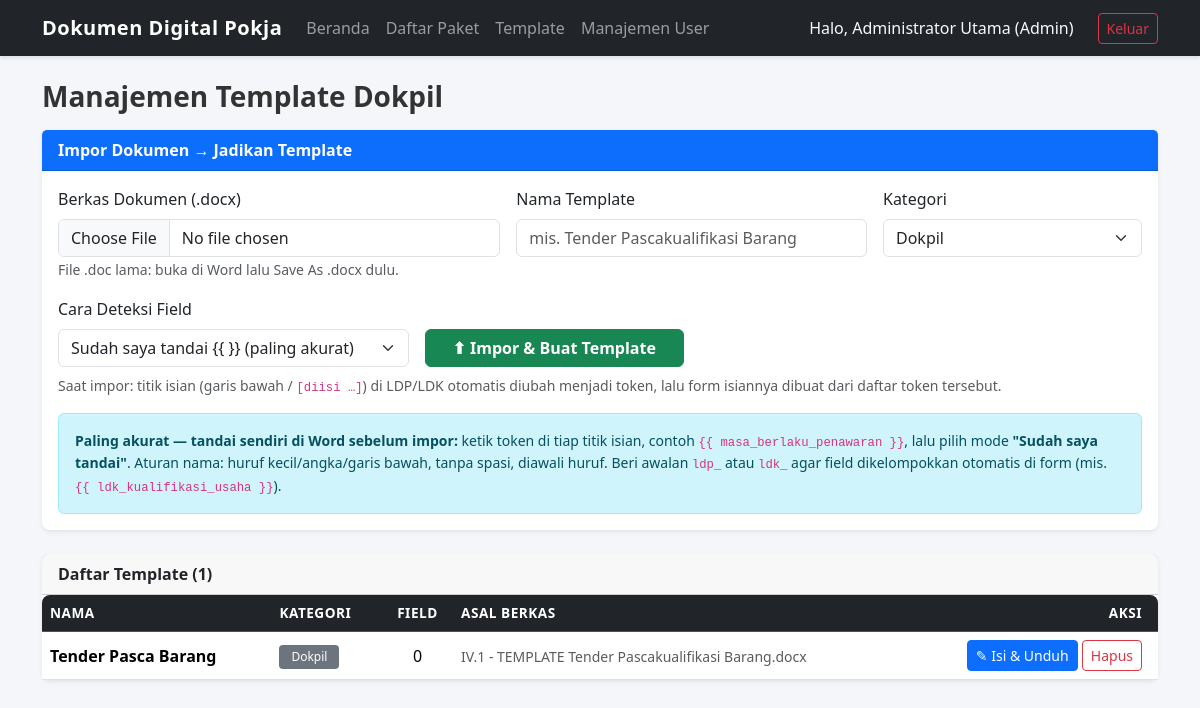
/template/ (signed in), run on the app's committed database.
### core/models.py (models this page shows)
class User(db.Model, UserMixin):
    __tablename__ = 'users'
    id = db.Column(db.Integer, primary_key=True)
    username = db.Column(db.String(50), unique=True, nullable=False)
    password_hash = db.Column(db.String(255), nullable=False)
    nama_lengkap = db.Column(db.String(100), nullable=False)
    peran = db.Column(db.String(255), default='Anggota Pokmil') # Bisa menyimpan "Admin, Pokmil"
    nama_pokmil = db.Column(db.String(50), nullable=True)
    is_ketua_pokmil = db.Column(db.Boolean, default=False)
    last_login = db.Column(db.DateTime, nullable=True)

class TemplateDokpil(db.Model):
    __tablename__ = 'template_dokpil'
    id = db.Column(db.Integer, primary_key=True)
    nama = db.Column(db.String(200), nullable=False)
    kategori = db.Column(db.String(40), default='Dokpil')  # Dokpil / Dokumen Kualifikasi
    file_template = db.Column(db.String(300), nullable=False)   # nama file .docx bertoken
    original_filename = db.Column(db.String(300))
    fields_json = db.Column(db.Text)                           # JSON daftar key
    jumlah_field = db.Column(db.Integer, default=0)
    dibuat_pada = db.Column(db.DateTime, default=datetime.utcnow)

### modules/template_dokpil/routes.py (the view)
@template_bp.route('/')
@login_required
def daftar():
    templates = TemplateDokpil.query.order_by(TemplateDokpil.dibuat_pada.desc()).all()
    return render_template('template/daftar.html', templates=templates,
                           boleh_kelola=_admin_katim())

### app.py (called while the page is built)
@login_manager.user_loader
def load_user(user_id):
    return db.session.get(User, int(user_id))

### modules/template_dokpil/routes.py (called while the page is built)
def _admin_katim():
    return current_user.peran in ['Admin', 'Katim']

### templates/template/daftar.html (shortened to what this page needs)
{% extends "base.html" %}
{% block content %}
<h3 class="fw-bold mb-3">Manajemen Template Dokpil</h3>
{% if boleh_kelola %}
<div class="card shadow-sm mb-4 border-primary">
    <div class="card-header bg-primary text-white fw-bold">Impor Dokumen → Jadikan Template</div>
    <div class="card-body">
        <form method="POST" action="{{ url_for('template_dokpil.upload') }}" enctype="multipart/form-data" class="row g-3">
            <div class="col-md-5">
                <label class="form-label">Berkas Dokumen (.docx)</label>
                <input type="file" name="file" accept=".docx" class="form-control" required>
                <small class="text-muted">File .doc lama: buka di Word lalu Save As .docx dulu.</small>
            </div>
            <div class="col-md-4">
                <label class="form-label">Nama Template</label>
                <input name="nama" class="form-control" placeholder="mis. Tender Pascakualifikasi Barang">
            </div>
            <div class="col-md-3">
                <label class="form-label">Kategori</label>
                <select name="kategori" class="form-select">
                    <option value="Dokpil">Dokpil</option>
                </select>
            </div>
            <div class="col-md-4">
                <label class="form-label">Cara Deteksi Field</label>
                <select name="lingkup" class="form-select">
                    <option value="manual">Sudah saya tandai {{ '{{ }}' }} (paling akurat)</option>
                </select>
            </div>
            <div class="col-md-3 align-self-end">
                <button class="btn btn-success w-100 fw-bold">⬆ Impor &amp; Buat Template</button>
            </div>
        </form>
        <small class="text-muted d-block mt-2">Saat impor: titik isian (garis bawah / <code>[diisi …]</code>) di LDP/LDK otomatis diubah menjadi token, lalu form isiannya dibuat dari daftar token tersebut.</small>
        <div class="alert alert-info mt-3 mb-0 small">
            <b>Paling akurat — tandai sendiri di Word sebelum impor:</b> ketik token di tiap titik isian, contoh
            <code>{{ '{{ masa_berlaku_penawaran }}' }}</code>, lalu pilih mode <b>"Sudah saya tandai"</b>.
            Aturan nama: huruf kecil/angka/garis bawah, tanpa spasi, diawali huruf. Beri awalan
            <code>ldp_</code> atau <code>ldk_</code> agar field dikelompokkan otomatis di form (mis.
            <code>{{ '{{ ldk_kualifikasi_usaha }}' }}</code>).
        </div>
    </div>
</div>
{% endif %}
<div class="card shadow-sm">
    <div class="card-header fw-bold">Daftar Template ({{ templates|length }})</div>
    <div class="card-body p-0">
        <table class="table table-hover align-middle mb-0">
            <thead class="table-dark">
                <tr><th>Nama</th><th>Kategori</th><th class="text-center">Field</th><th>Asal Berkas</th><th class="text-end pe-3">Aksi</th></tr>
            </thead>
            <tbody>
                {% for t in templates %}
                <tr>
                    <td class="fw-semibold">{{ t.nama }}</td>
                    <td><span class="badge bg-secondary">{{ t.kategori }}</span></td>
                    <td class="text-center">{{ t.jumlah_field }}</td>
                    <td><small class="text-muted">{{ t.original_filename }}</small></td>
                    <td class="text-end pe-3">
                        <a href="{{ url_for('template_dokpil.isi', template_id=t.id) }}" class="btn btn-sm btn-primary">✎ Isi &amp; Unduh</a>
                        {% if boleh_kelola %}
                        <form method="POST" action="{{ url_for('template_dokpil.hapus', template_id=t.id) }}" class="d-inline" onsubmit="return confirm('Hapus template ini?')">
                            <button class="btn btn-sm btn-outline-danger">Hapus</button>
                        </form>
                        {% endif %}
                    </td>
                </tr>
                {% else %}
                <tr><td colspan="5" class="text-center text-muted py-4">Belum ada template. Impor dokumen di atas.</td></tr>
                {% endfor %}
            </tbody>
        </table>
    </div>
</div>
{% endblock %}

### templates/base.html (shortened to what this page needs)
<!DOCTYPE html>
<html lang="id">
<head>
    <link href="https://cdn.jsdelivr.net/npm/bootstrap@5.3.2/dist/css/bootstrap.min.css" rel="stylesheet">
    <link rel="stylesheet" href="{{ url_for('static', filename='css/gaya.css') }}">
</head>
<body>
    <nav class="navbar navbar-expand-lg navbar-dark bg-dark mb-4">
        <div class="container">
            <a class="navbar-brand" href="{{ url_for('beranda') }}">Dokumen Digital Pokja</a>
            <div class="collapse navbar-collapse" id="navbarNav">
                {% if current_user.is_authenticated %}
                <ul class="navbar-nav me-auto">
                    <li class="nav-item">
                        <a class="nav-link" href="{{ url_for('beranda') }}">Beranda</a>
                    </li>
                    <li class="nav-item">
                        <a class="nav-link" href="{{ url_for('paket.daftar_paket') }}">Daftar Paket</a>
                    </li>
                    {% if current_user.peran in ['Admin', 'Katim'] %}
                    <li class="nav-item">
                        <a class="nav-link" href="{{ url_for('template_dokpil.daftar') }}">Template</a>
                    </li>
                    {% endif %}
                    {% if current_user.peran == 'Admin' %}
                    <li class="nav-item">
                        <a class="nav-link" href="{{ url_for('auth.tambah_user') }}">Manajemen User</a>
                    </li>
                    {% endif %}
                </ul>
                <div class="navbar-nav">
                    <span class="nav-item nav-link text-light me-3">
                        Halo, {{ current_user.nama_lengkap }} ({{ current_user.peran }})
                    </span>
                    <a class="btn btn-outline-danger btn-sm my-auto" href="{{ url_for('auth.logout') }}">Keluar</a>
                </div>
                {% endif %}
            </div>
        </div>
    </nav>
    <div class="container">
        {% block content %}{% endblock %}
    </div>
</body>
</html>

### static/css/gaya.css (style rules this page uses)
body { background-color: #f4f6f9; font-family: 'Segoe UI', Tahoma, Geneva, Verdana, sans-serif; color: #333; }
.navbar { box-shadow: 0 2px 4px rgba(0,0,0,0.1); }
.navbar-brand { font-weight: 700; letter-spacing: 0.5px; }
.card { border: none; border-radius: 8px; }
.card-body.p-0 > .table thead th:first-child { border-top-left-radius: 8px; }
.card-body.p-0 > .table thead th:last-child { border-top-right-radius: 8px; }
.card-header { font-weight: 600; }
.table th { font-weight: 600; text-transform: uppercase; font-size: 0.85rem; letter-spacing: 0.5px; }
.badge { padding: 6px 12px; font-weight: 500; border-radius: 4px; }

### data on the page
User: nama_lengkap "Administrator Utama", peran "Admin"
TemplateDokpil: nama "Tender Pasca Barang", kategori "Dokpil", jumlah_field "0", original_filename "IV.1 - TEMPLATE Tender Pascakualifikasi Barang.docx"

### other printed values
{{ '{{ masa_berlaku_penawaran }}' }} "{{ masa_berlaku_penawaran }}"
{{ '{{ ldk_kualifikasi_usaha }}' }} "{{ ldk_kualifikasi_usaha }}"
{{ templates|length }} "1"
